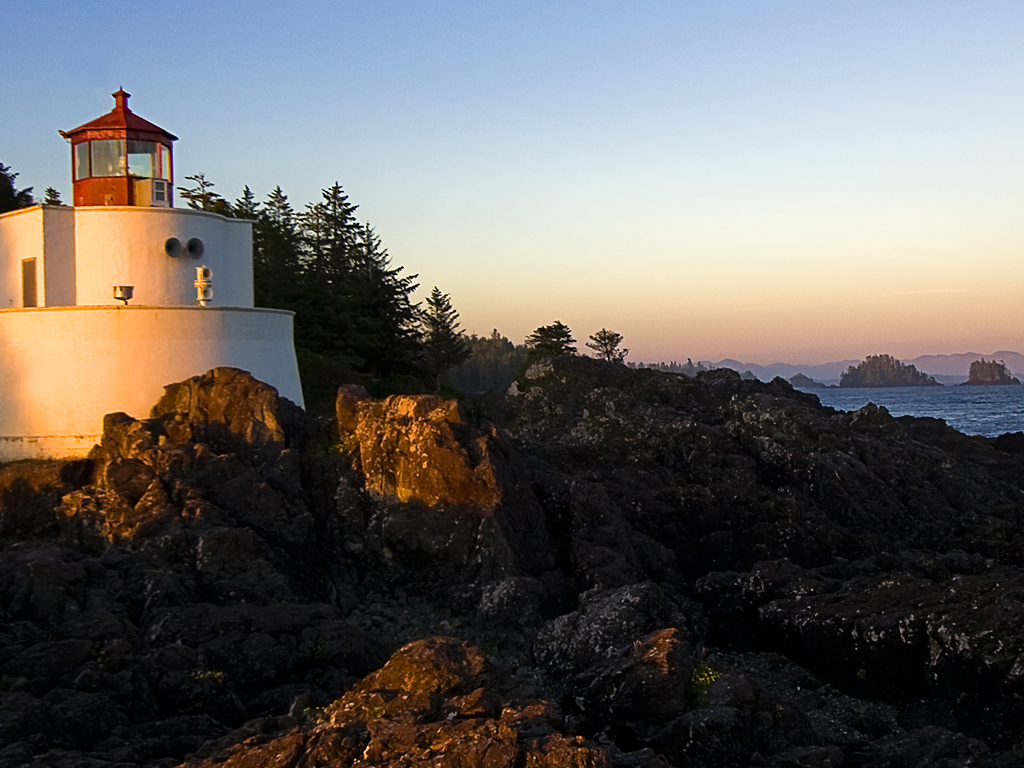
#> input picture Lighthouse.jpg, 1024 x 768 px
$ python colorDetection.py
#> lines starting #> are read from the running program, lines starting #| are printed output that depends on the picture; after the words box and inside, x2 and y2 are one past the last pixel; in counts of white or black regions, pixels touching at a corner belong together
#> further down, frame is the input picture: shape (768, 1024, 3); mean B, G, R 98.4, 100.9, 104.2
### colorList.py
import numpy as np
import collections
#定义字典存放颜色分量上下限
#例如：{颜色: [min分量, max分量]}
#{'red': [array([160, 43, 46]), array([179, 255, 255])]}
def getColorList():
    dict = collections.defaultdict(list)
    # 黑色
    lower_black = np.array([0, 0, 0])
    upper_black = np.array([180, 255, 46])
    color_list = []
    color_list.append(lower_black)
    color_list.append(upper_black)
    dict['black'] = color_list
    # #灰色
    lower_gray = np.array([0, 0, 46])
    upper_gray = np.array([180, 43, 220])
    color_list = []
    color_list.append(lower_gray)
    color_list.append(upper_gray)
    dict['gray']=color_list
    # 白色
    lower_white = np.array([0, 0, 221])
    upper_white = np.array([180, 30, 255])
    color_list = []
    color_list.append(lower_white)
    color_list.append(upper_white)
    dict['white'] = color_list
    #红色
    lower_red = np.array([156, 43, 46])
    upper_red = np.array([180, 255, 255])
    color_list = []
    color_list.append(lower_red)
    color_list.append(upper_red)
    dict['red']=color_list
    # 红色2
    lower_red = np.array([0, 43, 46])
    upper_red = np.array([10, 255, 255])
    color_list = []
    color_list.append(lower_red)
    color_list.append(upper_red)
    dict['red2'] = color_list
    #橙色
    lower_orange = np.array([11, 43, 46])
    upper_orange = np.array([25, 255, 255])
    color_list = []
    color_list.append(lower_orange)
    color_list.append(upper_orange)
    dict['orange'] = color_list
    #黄色
    lower_yellow = np.array([26, 43, 46])
    upper_yellow = np.array([34, 255, 255])
    color_list = []
    color_list.append(lower_yellow)
    color_list.append(upper_yellow)
    dict['yellow'] = color_list
    #绿色
    lower_green = np.array([35, 43, 46])
    upper_green = np.array([77, 255, 255])
    color_list = []
    color_list.append(lower_green)
    color_list.append(upper_green)
    dict['green'] = color_list
    #青色
    lower_cyan = np.array([78, 43, 46])
    upper_cyan = np.array([99, 255, 255])
    color_list = []
    color_list.append(lower_cyan)
    color_list.append(upper_cyan)
    dict['cyan'] = color_list
    #蓝色
    lower_blue = np.array([100, 43, 46])
    upper_blue = np.array([124, 255, 255])
    color_list = []
    color_list.append(lower_blue)
    color_list.append(upper_blue)
    dict['blue'] = color_list
    # 紫色
    lower_purple = np.array([125, 43, 46])
    upper_purple = np.array([155, 255, 255])
    color_list = []
    color_list.append(lower_purple)
    color_list.append(upper_purple)
    dict['purple'] = color_list
    return dict
# [8 lines that do not run on import are left out]

### colorDetection.py
import cv2
import numpy as np
import colorList

filename = 'Lighthouse.jpg'

#处理图片
def get_color(frame):
    # print('go in get_color')
    hsv = cv2.cvtColor(frame,cv2.COLOR_BGR2HSV)
#> hsv: shape (768, 1024, 3); mean H, S, V 70.3, 77.1, 117
    maxsum = -100
    color = None
    color_dict = colorList.getColorList()
    for d in color_dict:
        mask = cv2.inRange(hsv,color_dict[d][0],color_dict[d][1])
        # cv2.imwrite(d+'.jpg',mask)
        binary = cv2.threshold(mask, 127, 255, cv2.THRESH_BINARY)[1]
        binary = cv2.dilate(binary,None,iterations=2)
        cnts, hiera = cv2.findContours(binary.copy(),cv2.RETR_EXTERNAL,cv2.CHAIN_APPROX_SIMPLE)
        sum = 0
        for c in cnts:
            sum+=cv2.contourArea(c)
        if sum > maxsum :
            maxsum = sum
            color = d
#> this loop made 11 passes
#> pass 1, in get_color, `mask = cv2.inRange(hsv,color_dict[d][0],color_dict[d][1])`:
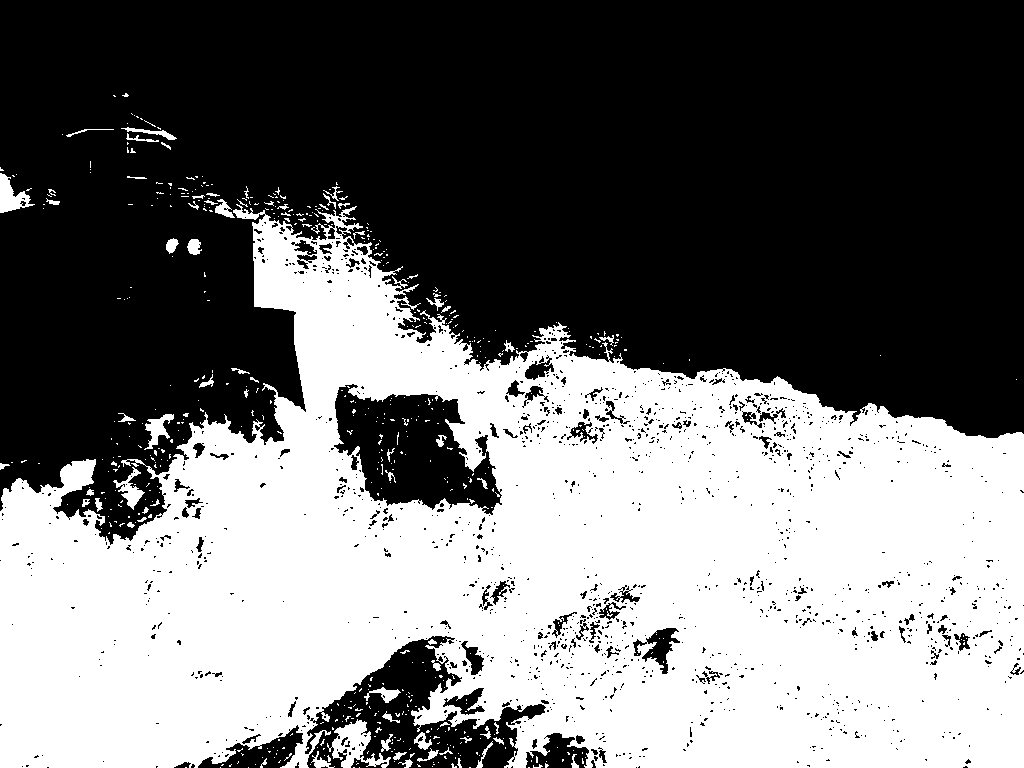
#> mask: shape (768, 1024); 44.6% white; 573 white regions (505 under 20 px), largest, box (x1, y1, x2, y2) and area: (0, 204, 1024, 768) 342485, (327, 719, 391, 768) 1306, (0, 173, 35, 213) 662
#> pass 1, in get_color, `binary = cv2.dilate(binary,None,iterations=2)`:
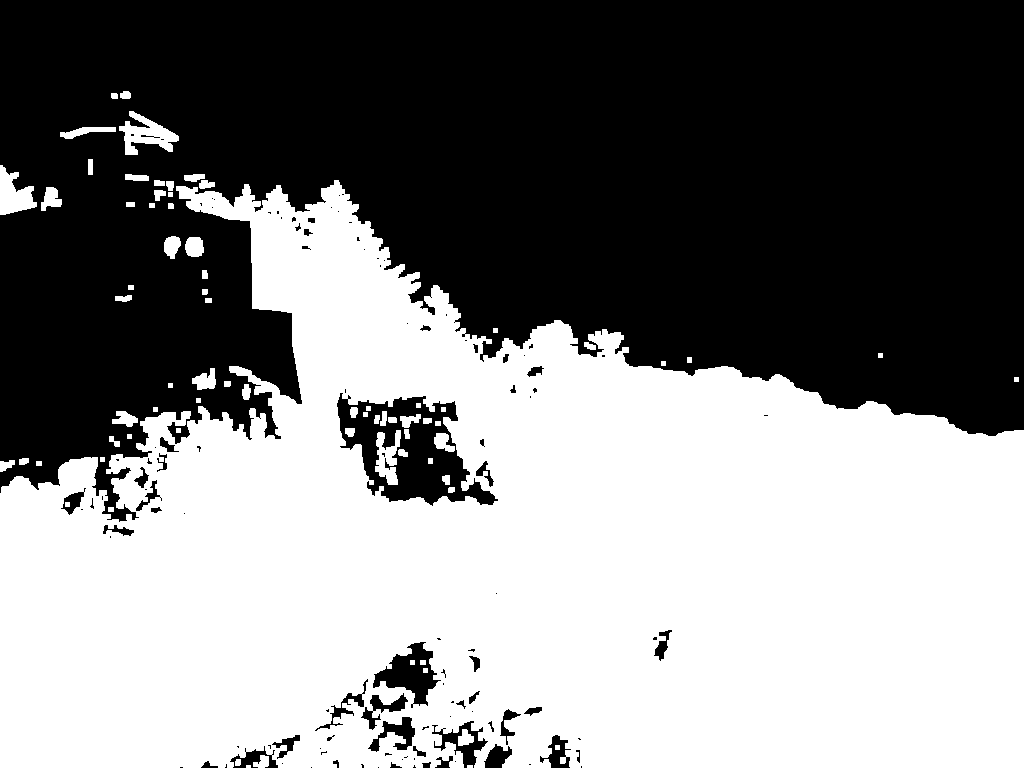
#> binary: shape (768, 1024); 50.5% white; 116 black regions (71 under 20 px), largest, box (x1, y1, x2, y2) and area: (0, 0, 1024, 522) 372183, (337, 393, 498, 506) 8401, (373, 642, 441, 708) 1963
#> pass 2, in get_color, `mask = cv2.inRange(hsv,color_dict[d][0],color_dict[d][1])`:
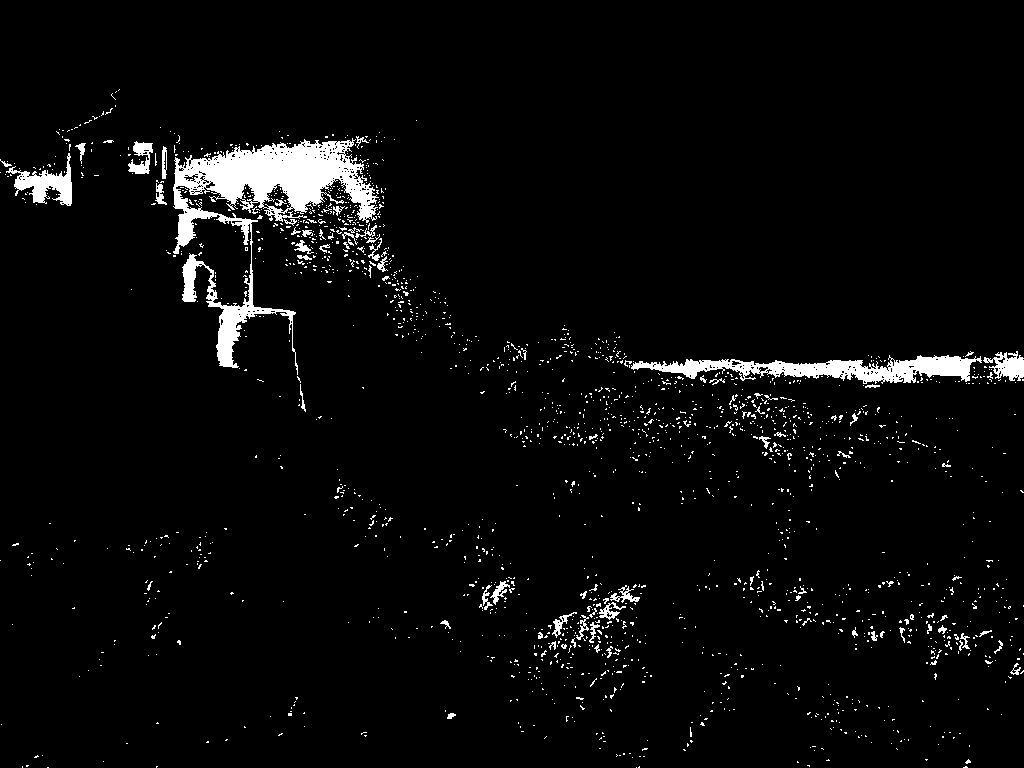
#> mask: shape (768, 1024); 3.8% white; 1961 white regions (1878 under 20 px), largest, box (x1, y1, x2, y2) and area: (173, 138, 379, 375) 12903, (631, 355, 982, 384) 4607, (6, 153, 72, 206) 1351
#> pass 2, in get_color, `binary = cv2.dilate(binary,None,iterations=2)`:
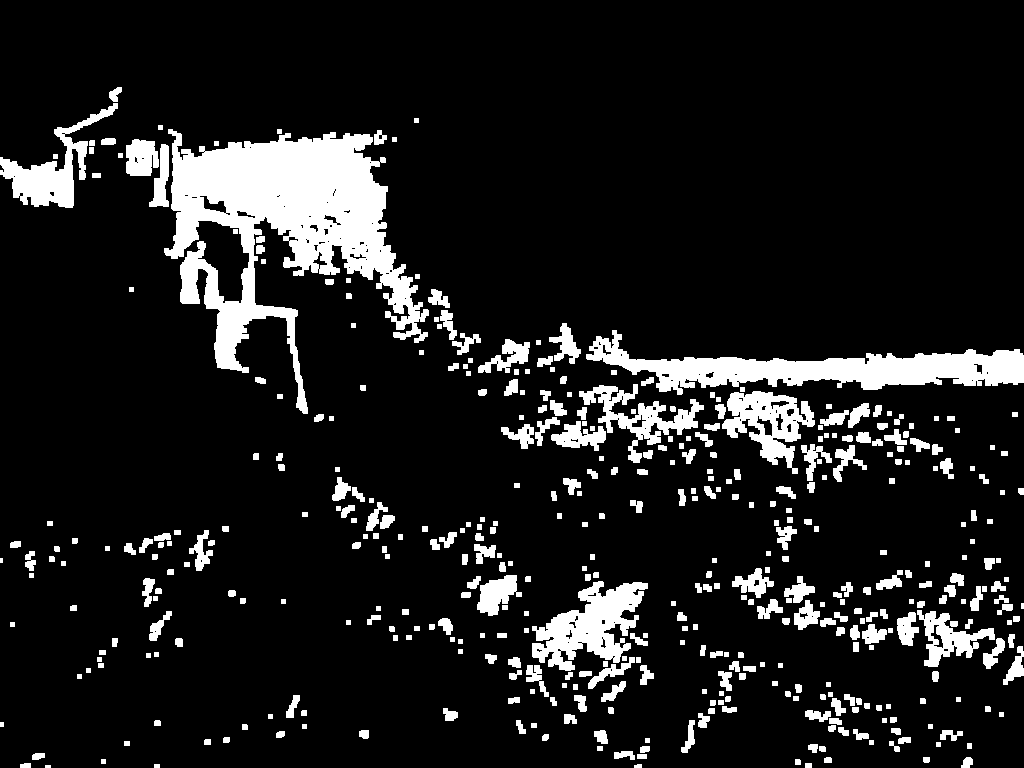
#> binary: shape (768, 1024); 11.7% white; 440 white regions (3 under 20 px), largest, box (x1, y1, x2, y2) and area: (164, 129, 429, 414) 29355, (586, 330, 1024, 395) 11189, (532, 581, 648, 671) 5239
#> after the loop:
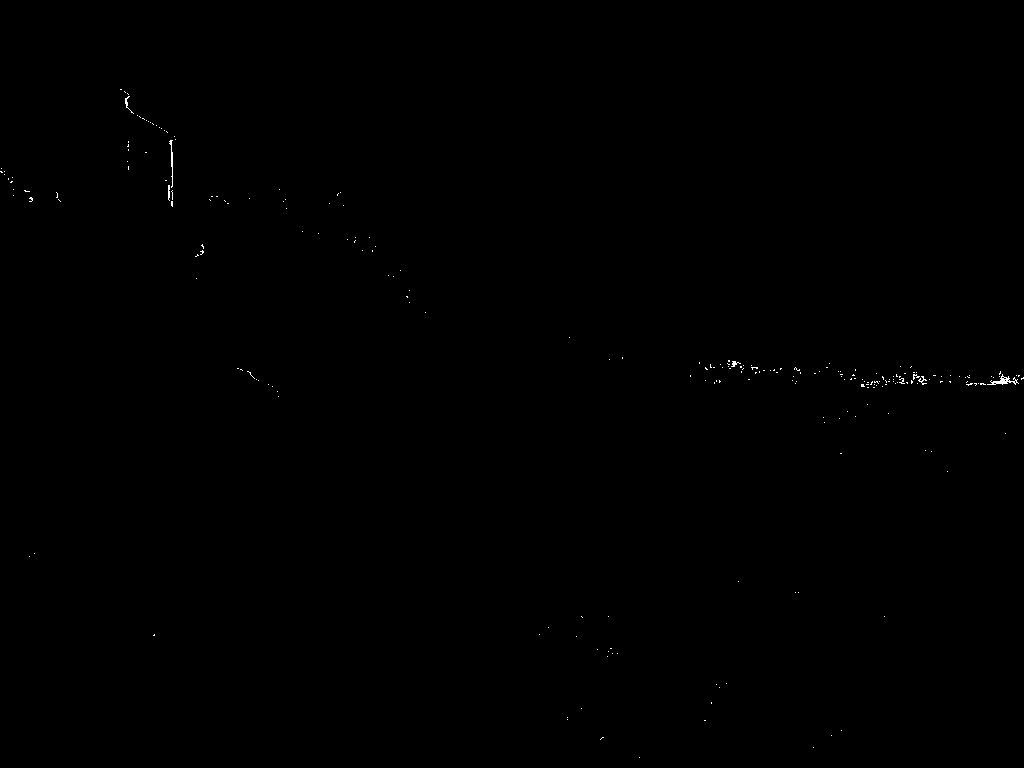
#> mask: shape (768, 1024); 0.11% white in thin lines or dots, all inside (x1, y1, x2, y2) = (0, 89, 1024, 758)
#> after the loop, color = 'black'; maxsum = 408134.5
    return color

if __name__ == '__main__':
    frame = cv2.imread(filename)
    print(get_color(frame))
#| black
